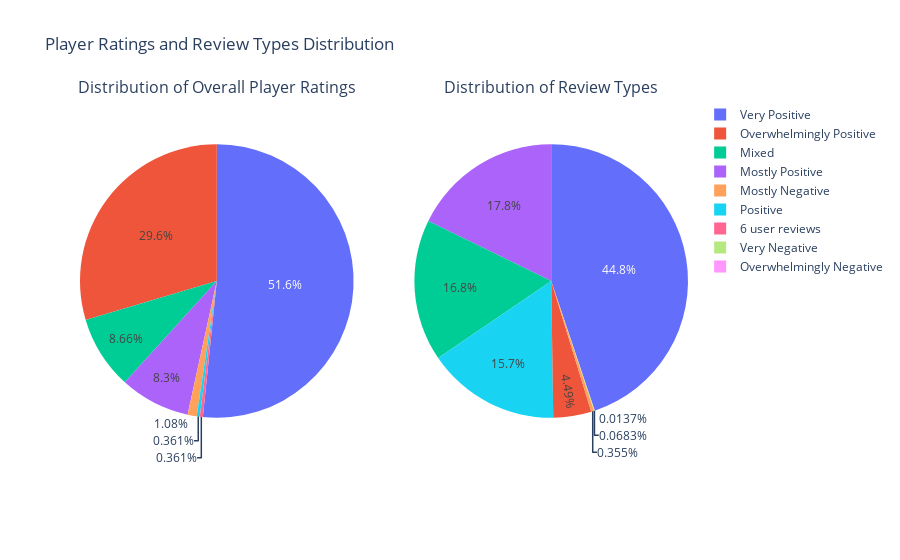

Source (notebook cell):
### Code cell
rating_distribution = steam5['overall_player_rating'].value_counts().reset_index()
rating_distribution.columns = ['overall_player_rating', 'count']
review_type_counts = steam1['review_type'].value_counts().reset_index()
review_type_counts.columns = ['review_type', 'count']
fig7 = make_subplots(
    rows=1, cols=2, 
    specs=[[{'type':'domain'}, {'type':'domain'}]],
    subplot_titles=['Distribution of Overall Player Ratings', 'Distribution of Review Types']
)
fig7.add_trace(
    go.Pie(labels=rating_distribution['overall_player_rating'], values=rating_distribution['count']),
    row=1, col=1
)
fig7.add_trace(
    go.Pie(labels=review_type_counts['review_type'], values=review_type_counts['count']),
    row=1, col=2
)
fig7.update_layout(title_text='Player Ratings and Review Types Distribution')
fig7.show()

### Figure 1 — Plotly figure (JSON) as saved in the notebook; plotly's stock layout.template omitted (floating-point values rounded to 4 significant figures)
{"data": [{"domain": {"x": [0, 0.45], "y": [0, 1]}, "labels": ["Very Positive", "Overwhelmingly Positive", "Mixed", "Mostly Positive", "Mostly Negative", "Positive", "6 user reviews"], "type": "pie", "values": [143, 82, 24, 23, 3, 1, 1]}, {"domain": {"x": [0.55, 1], "y": [0, 1]}, "labels": ["Very Positive", "Mostly Positive", "Mixed", "Positive", "Overwhelmingly Positive", "Mostly Negative", "Very Negative", "Overwhelmingly Negative"], "type": "pie", "values": [3284, 1301, 1228, 1151, 329, 26, 5, 1]}], "layout": {"annotations": [{"font": {"size": 16}, "showarrow": false, "text": "Distribution of Overall Player Ratings", "x": 0.225, "xanchor": "center", "xref": "paper", "y": 1, "yanchor": "bottom", "yref": "paper"}, {"font": {"size": 16}, "showarrow": false, "text": "Distribution of Review Types", "x": 0.775, "xanchor": "center", "xref": "paper", "y": 1, "yanchor": "bottom", "yref": "paper"}], "autosize": true, "title": {"text": "Player Ratings and Review Types Distribution"}}}
